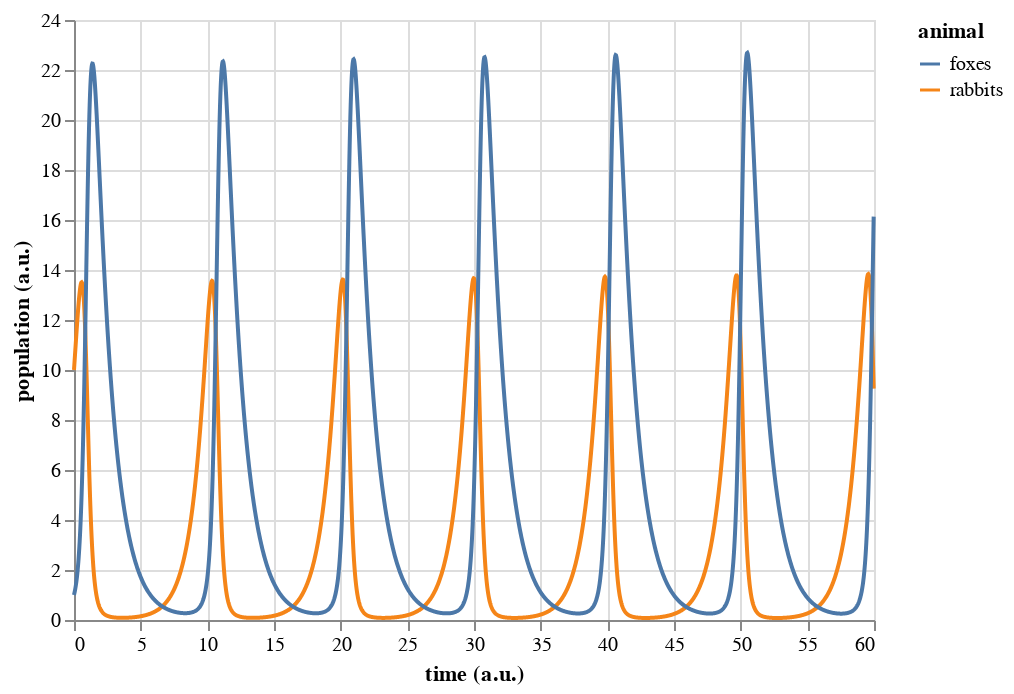

The cell this chart's notebook holds for it:
### Markdown cell above
Ok, let's see what we got!

### Code cell
# Data frame for plotting (thinned for smaller file size)
df = pd.DataFrame({'time': t[::25],
                   'rabbits': r[::25],
                   'foxes': f[::25]})
df = pd.melt(df, id_vars='time', var_name='animal', value_name='population')

# Make the plot
alt.Chart(df
    ).mark_line(
    ).encode(
        x=alt.X('time:Q', title='time (a.u.)'),
        y=alt.Y('population:Q', title='population (a.u.)'),
        color='animal:N',
        order='time:Q'
    )

### Figure 1 — Vega-Lite specification as saved in the notebook (floating-point values rounded to 4 significant figures; data arrays with more than 128 entries replaced by an {"elided": "..."} marker saying what was removed)
{"$schema": "https://vega.github.io/schema/vega-lite/v2.4.3.json", "config": {"view": {"height": 300, "width": 400}}, "data": {"values": {"elided": "4800 records"}}, "encoding": {"color": {"field": "animal", "type": "nominal"}, "order": {"field": "time", "type": "quantitative"}, "x": {"field": "time", "title": "time (a.u.)", "type": "quantitative"}, "y": {"field": "population", "title": "population (a.u.)", "type": "quantitative"}}, "mark": "line"}
